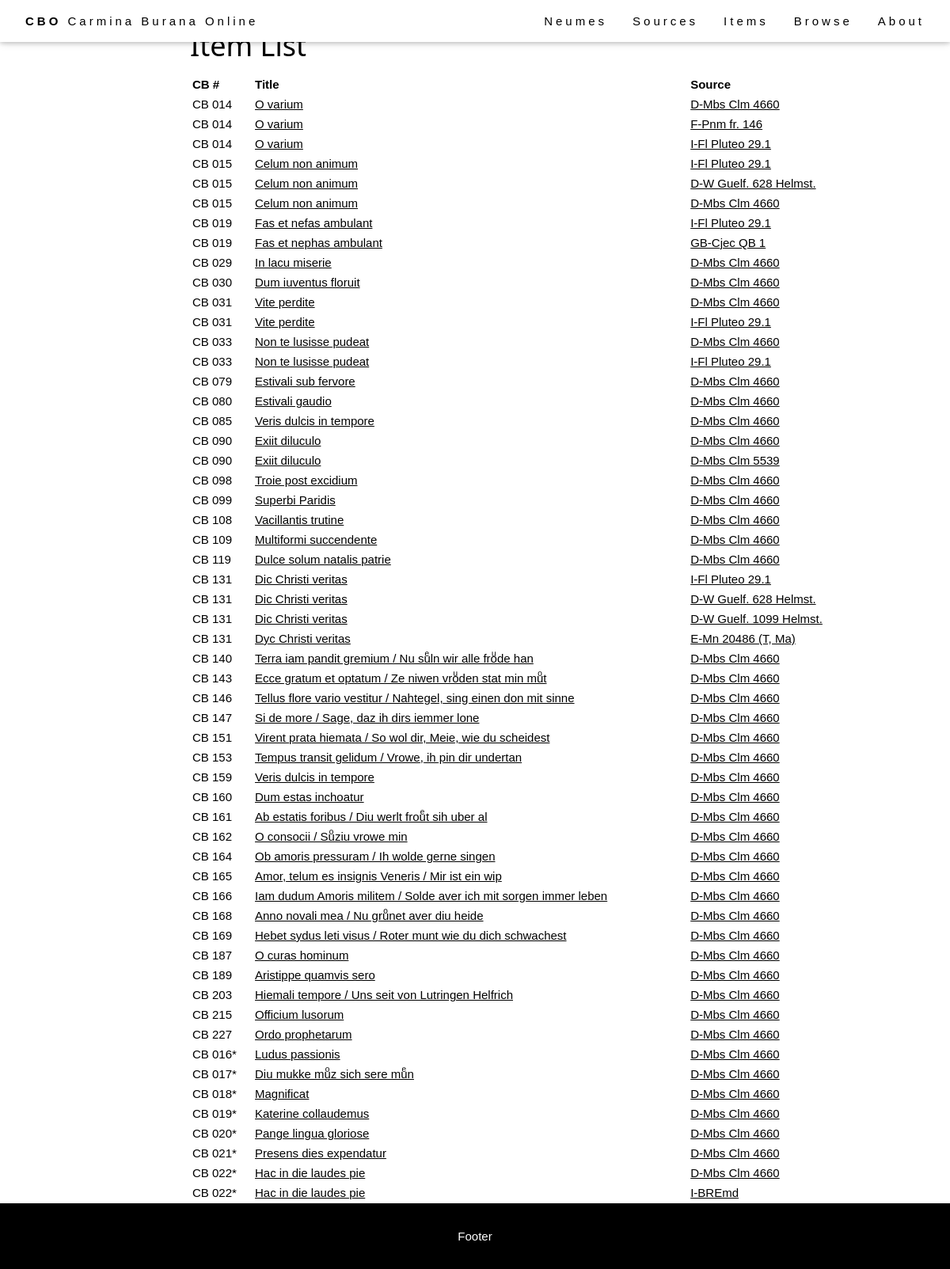
/browse/items/, run on an earlier commit of the app's database.
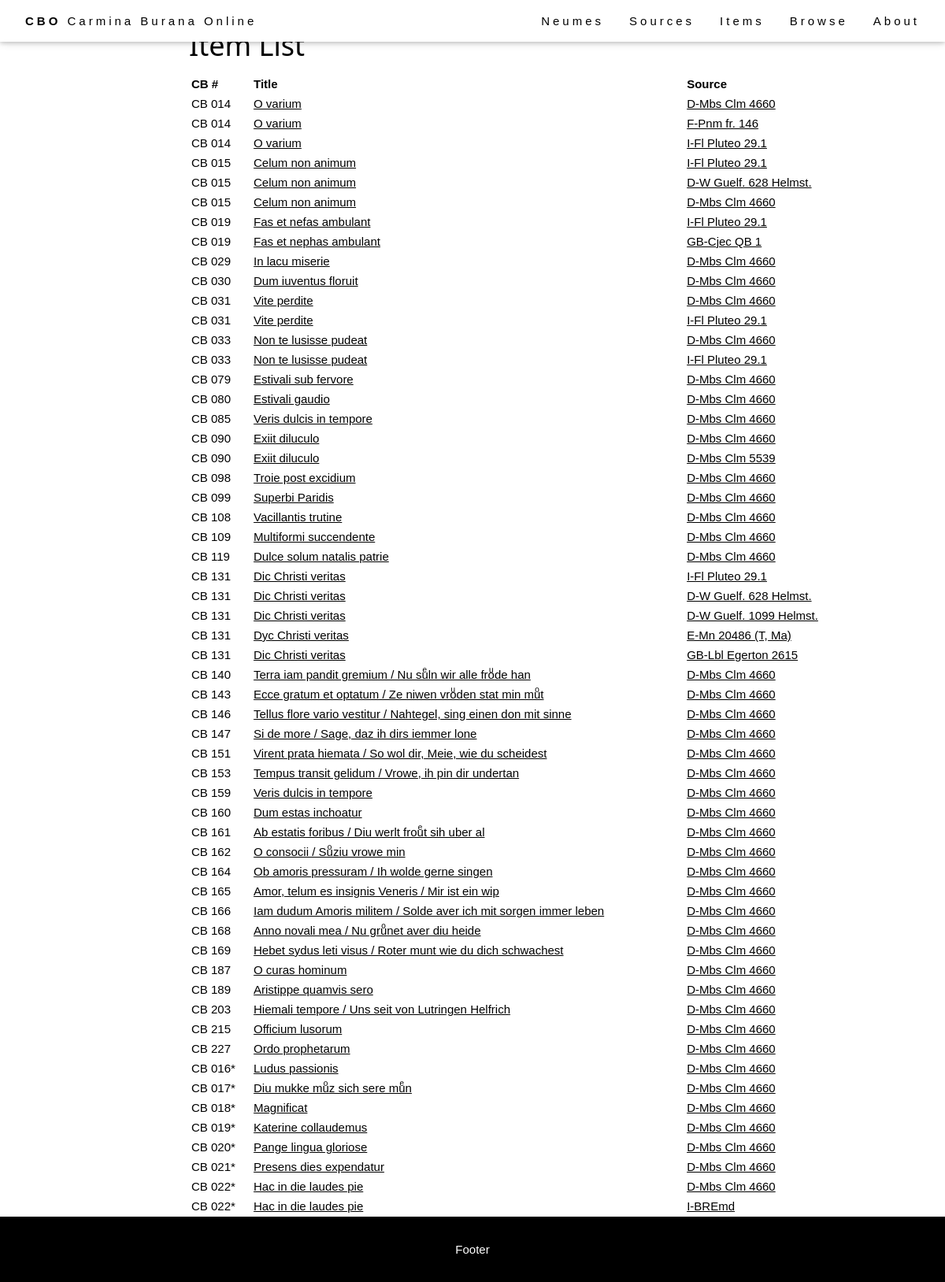
And on a later commit of the database.
### browse/models.py (models this page shows, shortened)
class Item(models.Model):
    abstract_item = models.ForeignKey(AbstractItem, on_delete=models.PROTECT, null=True)
    source = models.ForeignKey(Source, on_delete=models.RESTRICT, null=True)
    foliation_start = models.CharField(max_length=64, help_text="First folio occupied by the item in the source.")
    foliation_end = models.CharField(max_length=64, help_text="Last folio occupied by the item in the source.")
    title = models.CharField(max_length=256, help_text="Title of the item (incipit).")
    language = models.ManyToManyField(Language)
    file = models.CharField(max_length=64, help_text="Filename (without extensions).", null=True)
    IIIF_canvasIndex = models.CharField(max_length=256, help_text="IIIF canvas index of the item.", blank=True)
    alternative_img_link = models.CharField(max_length=1024, help_text="Alternative link for source images (if IIIF is not available).", blank=True)
    class Meta:
        ordering = [Length('abstract_item__cb_id'), 'abstract_item__cb_id']
    def get_absolute_url(self):
        return reverse('item-detail', args=[str(self.pk)])

class AbstractItem(models.Model):
    cb_id = models.CharField(max_length=10, help_text="Number of the item.")
    theme = models.ManyToManyField(Theme)
    genre = models.ForeignKey(Genre, on_delete=models.SET_NULL, null=True)
    class Meta:
        ordering = [Length('cb_id'), 'cb_id']

class Source(models.Model):
    bib_id = models.CharField(max_length=128, unique=True, help_text="The source identifier.")
    nick_name = models.CharField(max_length=128, help_text="The source name.", blank=True)
    country = models.CharField(max_length=256, help_text="The source location (country).")
    location = models.CharField(max_length=256, help_text="The source location (institution).")
    century = models.CharField(max_length=256, help_text="The source century.", blank=True)
    notation = models.CharField(max_length=256, help_text="The source notation type (for musical notation only).", blank=True)
    url = models.CharField(max_length=512, help_text="External url to access the source images.", blank=True)
    concordances = models.TextField(help_text="Concordances with the Codex Buranus.", blank=True)
    notes = models.TextField(help_text="Additional notes on the source.", blank=True)
    IIIF_manifest = models.CharField(max_length=1024, help_text="URL of the IIIF manifest.", blank=True)
    class Meta:
        ordering = ['country', 'location', 'bib_id']
    def get_absolute_url(self):
        return reverse('source-detail', args=[str(self.id)])

### browse/views.py (the view)
# urls.py: path('items/', views.ItemListView.as_view(), name='items'),
class ItemListView(generic.ListView):
    model = Item
    context_object_name = 'item_list'
    template_name = 'item_list.html'

### templates/item_list.html (shortened to what this page needs)
{% extends "base_generic.html" %}
{% block content %}
<div class="flex-column" style="flex: 20%">
</div>
<div style="flex: 70%">
  <h1>Item List</h1>
  <table style="width: 100%;">
    <tr>
      <th>CB #</th>
      <th>Title</th>
      <th>Source</th>
    </tr>
    {% for item in item_list %}
    {% include "item_as_tr.html" with item=item %}
    {% endfor %}
  </table>
</div>
<div class="flex-column" style="flex: 10%">
</div>
{% endblock %}

### templates/item_as_tr.html
{% load static %}
<tr>
  <td style="width: 75px;">CB {{ item.abstract_item.cb_id }}</td>
  <td><a href="{{ item.get_absolute_url }}">{{ item.title }}</a></td>
  <td><a href="{{ item.source.get_absolute_url }}">{{ item.source.bib_id }}</a></td>
</tr>

What changed in the data, as far as the page shows it:
added Item: abstract_item.cb_id "131", title "Dic Christi veritas", source.bib_id "GB-Lbl Egerton 2615"
